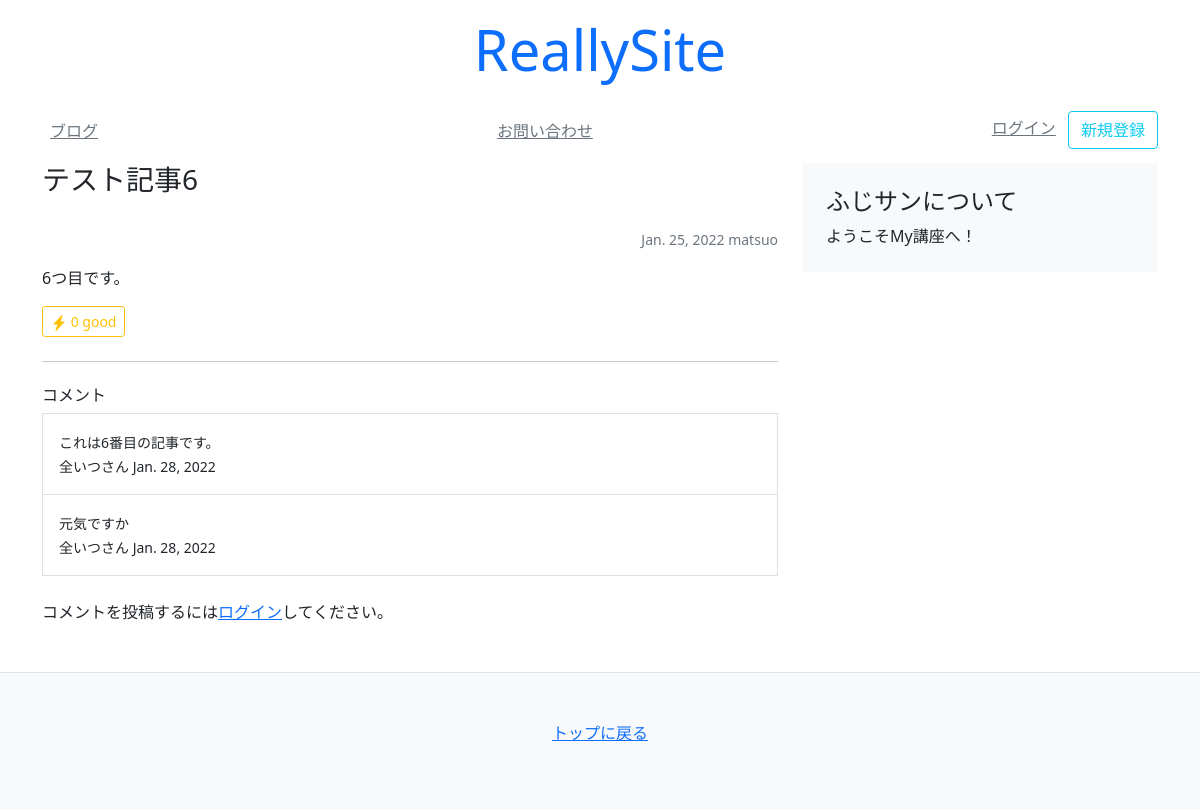
The page /blog/6/ on the database its author committed.
### blog/models.py (models this page shows)
class Article(models.Model):
    title = models.CharField(default='', max_length=30)
    text = models.TextField(default='')
    author = models.CharField(default='', max_length=30)
    created_at = models.DateField(auto_now_add=True)
    updated_at = models.DateField(auto_now=True)
    count = models.IntegerField(default=0)
    tags = models.ManyToManyField(Tag, blank=True)

class Comment(models.Model):
    comment = models.TextField(default="", max_length=500)
    created_at = models.DateField(auto_now_add=True)
    user = models.ForeignKey(get_user_model(), on_delete=models.CASCADE)  #
    article = models.ForeignKey(Article, on_delete=models.CASCADE)

### mysite/models/account_models.py (models this page shows, shortened)
class User(AbstractBaseUser):
    email = models.EmailField(
        max_length=255,
        unique=True,
    )
    is_active = models.BooleanField(default=True)
    is_admin = models.BooleanField(default=False)
    objects = UserManager()
    USERNAME_FIELD = 'email'
    REQUIRED_FIELDS = []

### mysite/models/profile_models.py (models this page shows)
class Profile(models.Model):
    user = models.OneToOneField(get_user_model(), unique=True, on_delete=models.CASCADE, primary_key=True)
    username = models.CharField(default="匿名ユーザー", max_length=30)
    zipcode = models.CharField(default="", max_length=8)
    prefecture = models.CharField(default="", max_length=6)
    city = models.CharField(default="", max_length=100)
    address = models.CharField(default="", max_length=200)

### blog/views.py (the view, shortened to what this page needs)
# urls.py: path('<slug:pk>/', views.article)
def article(request, pk):
    obj = Article.objects.get(pk=pk)
    comments = Comment.objects.filter(article=obj)
    context = {
        'article': obj,
        'comments': comments,
    }
    return render(request, 'blog/article.html', context)

### templates/blog/article.html (shortened to what this page needs)
<!DOCTYPE html>
<html lang="en">
<head>
</head>
<body>
{% extends 'mysite/base.html' %}
{% block content %}
<main class="container">
    <div class="row">
        <div class="col-md-8">
            <h3 class="pb-4 font-italic">
                {{ article.title }}
            </h3>
            <p class="small text-muted text-end">{{ article.created_at}} {{ article.author }}</p>
            <p>{{ article.text }}</p>
            {% include 'mysite/snippets/like_count.html' %}
            <hr class="my-4">
            {% include 'mysite/snippets/comment.html'%}
        </div>
        {% include 'mysite/snippets/sidebar.html' %}
    </div>
</main>
{% endblock %}

### templates/mysite/snippets/like_count.html (shortened to what this page needs)
<!DOCTYPE html>
<html lang="en">
<head>
</head>
<body>
<form method="POST" class="d-inline">
    <button type="submit" class="btn btn-sm btn-outline-warning">
        <svg xmlns="http://www.w3.org/2000/svg" width="16" height="16" fill="currentColor" class="bi bi-lightning-fill"
             viewBox="0 0 16 16">
            <path fill-rule="evenodd"
                  d="M11.251.068a.5.5 0 0 1 .227.58L9.677 6.5H13a.5.5 0 0 1 .364.843l-8 8.5a.5.5 0 0 1-.842-.49L6.323 9.5H3a.5.5 0 0 1-.364-.843l8-8.5a.5.5 0 0 1 .615-.09z"/>
        </svg>
        {{ article.count }} good
    </button>
</form>
</body>
</html>

### templates/mysite/snippets/comment.html (shortened to what this page needs)
<!DOCTYPE html>
<html lang="en">
<head>
</head>
<body>
<div>
    <h3 class="h6">コメント</h3>
    <div class="list-group">
        {% for comment in comments %}
        <a class="list-group-item list-group-item-action p-3 rounded-0">
            <p class="m-0"><small>{{comment.comment}}</small></p>
            <p class="m-0"><small>{{comment.user.profile.username}}さん {{comment.created_at}}</small></p>
        </a>
        {% endfor %}
    </div>
    {% if user.is_authenticated %}
    <form method="POST" class="my-4">
        {% csrf_token %}
        <div class="mb-2">
            <label>コメント投稿</label>
            <textarea name="comment" class="rounded-0 bg-light form-control" rows="3"></textarea>
        </div>
        <div class="text-right">
            <button class="btn btn-sm btn-outline-success" type="submit">
                コメントする
            </button>
        </div>
    </form>
    {% else %}
    <p class="my-4">
        コメントを投稿するには<a href="/login/">ログイン</a>してください。
    </p>
    {% endif %}
</div>
</body>
</html>

### rows shown on the page
Article: title "テスト記事6", created_at "Jan. 25, 2022", author "matsuo", text "6つ目です。", count "0"
Comment: comment "これは6番目の記事です。", user.profile.username "全いつ", created_at "Jan. 28, 2022"
Comment: comment "元気ですか", user.profile.username "全いつ", created_at "Jan. 28, 2022"
